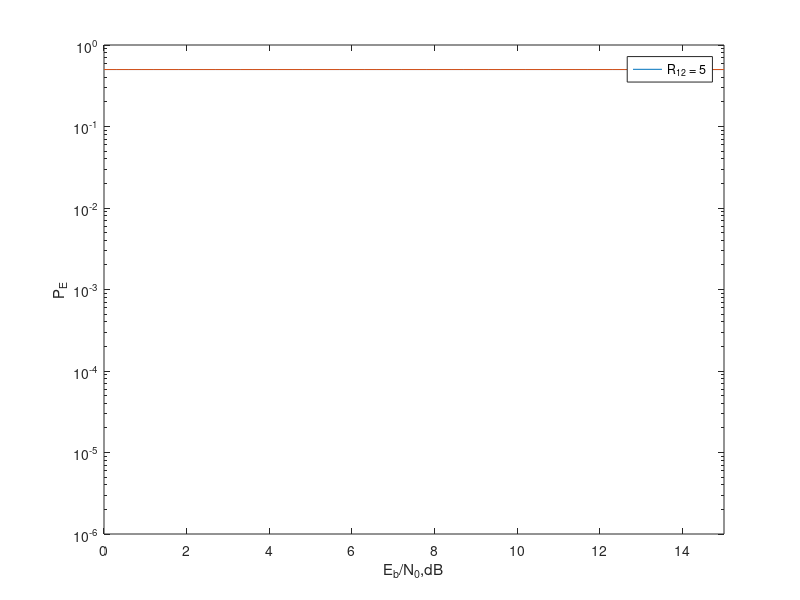

MATLAB code to generate this figure:
% ﬁle: c9ce1
% Bit error probability for binary signaling;
% vector of correlation coefﬁcients allowed
%
clf
R12 = input('Enter vector of desired R 1 2 values; <= 3 values ');
R121 = input('Enter vector of desired R 1 2 values; <= 3 values ');
A = char('-','-.',':','--');
LR = length(R12);   
z_dB = 0:.3:15;                     % Vector of desired values of Eb/N0 in dB
z = 10.^(z_dB/10);                  % Convert dB to ratios
for k = 1:LR                        % Loop for various desired values of R12
    P_E=qfunc(sqrt(z*(1-R12(k))));    % Probability of error for vector of z-values
                                    % Plot probability of error versus Eb/N0 in dB
    semilogy(z_dB,P_E,A(k,:)),axis([0 15 10^(-6) 1]),xlabel('E_b/N_0,dB'),ylabel('P_E');
    if k==1
        hold on; grid % Hold plot for plots for other values of R12
    end
    end
LR = length(R121);   
z_dB = 0:.3:15;                     % Vector of desired values of Eb/N0 in dB
z = 10.^(z_dB/10);                  % Convert dB to ratios
for k = 1:LR                        % Loop for various desired values of R12
    P_E=qfunc(sqrt(z*(1-R121(k))));    % Probability of error for vector of z-values
                                    % Plot probability of error versus Eb/N0 in dB
    semilogy(z_dB,P_E,A(k,:)),axis([0 15 10^(-6) 1]),xlabel('E_b/N_0,dB'),ylabel('P_E');
    if k==1
        hold on; grid % Hold plot for plots for other values of R121
    end
    end
if LR == 1 % Plot legends for R12 values
legend(['R_1_2 = ',num2str(R12(1))])
elseif LR == 2
legend(['R_1_2 = ',num2str(R12(1))],['R_1_2 = ',num2str(R12(2))])
elseif LR == 3
legend(['R_1_2 = ',num2str(R12(1))],['R_1_2 = ',num2str(R12(2))],['R_1_2 = ',num2str(R12(3))])
end
% This function computes the Gaussian Q-function
%function Q=qfn(x)
%Q = 0.5*erfc(x/sqrt(2));
% End of script ﬁle